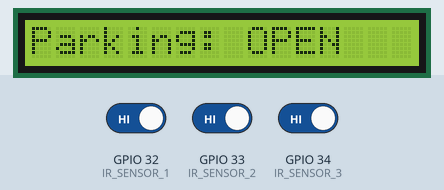
This sketch was run on a simulated ESP32. Shown: 16×1 character LCD. The inputs (shaded band) are chosen by the test bench; at power-on: GPIO 32 (IR_SENSOR_1) HIGH, GPIO 33 (IR_SENSOR_2) HIGH, GPIO 34 (IR_SENSOR_3) HIGH. WiFi joins after 1.5 s; servers stay silent unless stated; uploads are accepted with an empty reply; what the sketch prints to the serial monitor is not drawn.

Above: at 2.7 s.
2.8 s: GPIO 32 (IR_SENSOR_1) driven LOW and GPIO 33 (IR_SENSOR_2) driven LOW and GPIO 34 (IR_SENSOR_3) driven LOW
At 4.1 s:
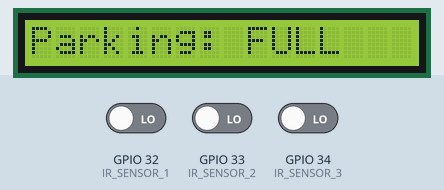
4.5 s: GPIO 32 (IR_SENSOR_1) driven HIGH
At 5.5 s:
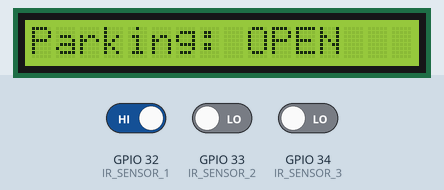
6.7 s: GPIO 32 (IR_SENSOR_1) driven LOW
At 8.2 s:
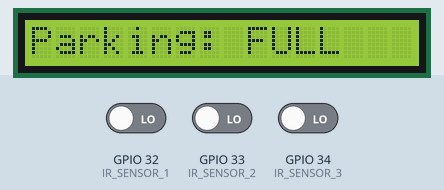
10.2 s: GPIO 33 (IR_SENSOR_2) driven HIGH
At 10.9 s:
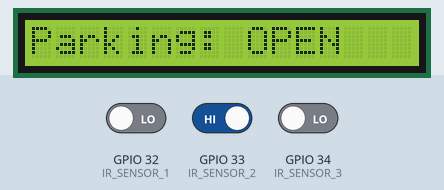
Timing chart, 0 to 12.7 s (numbered marks = the images above; inputs shaded):
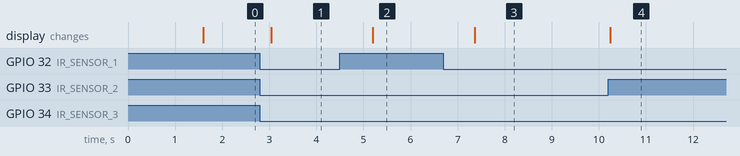

The sketch:

esp32.ino
```cpp
#include <Wire.h>
#include <LiquidCrystal_I2C.h>
#include <WiFi.h>
#include <HTTPClient.h>

// 初始化 LCD
LiquidCrystal_I2C lcd(0x27, 16, 1); // 设置 I2C 地址、列和行

// 红外传感器引脚
const int IR_SENSOR_1 = 32; // Zone A
const int IR_SENSOR_2 = 33; // Zone B
const int IR_SENSOR_3 = 34; // Zone C

// Wi-Fi 配置
const char* ssid = "Newera2G"; // 替换为您的 Wi-Fi 名称
const char* password = "newera123456"; // 替换为您的 Wi-Fi 密码

// Node-RED 服务器地址
const char* serverUrl = "http://192.168.0.199:1880/parking"; // 替换为您的 Node-RED 服务器地址

// 车位总数
const int TOTAL_SPACES = 3;
int availableSpaces = TOTAL_SPACES; // 当前可用车位数量

// 定义每个区域的状态
bool zoneStatus[3] = {false, false, false}; // Zone A, Zone B, Zone C (false = available, true = occupied)

void setup() {
  Serial.begin(115200);  // 初始化串口
  // 初始化 LCD
  lcd.init();
  lcd.backlight();

  // 初始化红外传感器
  pinMode(IR_SENSOR_1, INPUT);
  pinMode(IR_SENSOR_2, INPUT);
  pinMode(IR_SENSOR_3, INPUT);

  // 显示初始状态
  lcd.setCursor(0, 0);
  lcd.print("Available:");
  lcd.setCursor(10, 0);
  lcd.print(availableSpaces);

  // 连接 Wi-Fi
  WiFi.begin(ssid, password);
  Serial.println("Connecting to WiFi...");
  int retryCount = 0;
  while (WiFi.status() != WL_CONNECTED && retryCount < 30) { // Retry for 15 seconds
    delay(500);
    Serial.print(".");
    retryCount++;
  }

  if (WiFi.status() == WL_CONNECTED) {
    Serial.println("\nWiFi Connected");
    Serial.print("IP Address: ");
    Serial.println(WiFi.localIP());
  } else {
    Serial.println("\nFailed to connect to WiFi. Check credentials or network availability.");
    Serial.println("WiFi Status Code: " + String(WiFi.status()));
    return; // Prevent further execution if Wi-Fi fails
  }
}

void loop() {
  // Reconnect to Wi-Fi if disconnected
  if (WiFi.status() != WL_CONNECTED) {
    Serial.println("WiFi disconnected. Reconnecting...");
    WiFi.begin(ssid, password);
    int retryCount = 0;
    while (WiFi.status() != WL_CONNECTED && retryCount < 30) {
      delay(500);
      Serial.print(".");
      retryCount++;
    }
    if (WiFi.status() == WL_CONNECTED) {
      Serial.println("\nWiFi Reconnected");
    } else {
      Serial.println("\nFailed to reconnect to WiFi.");
    }
  }

  // 检测传感器状态并更新区域状态
  zoneStatus[0] = digitalRead(IR_SENSOR_1) == LOW; // Zone A
  zoneStatus[1] = digitalRead(IR_SENSOR_2) == LOW; // Zone B
  zoneStatus[2] = digitalRead(IR_SENSOR_3) == LOW; // Zone C

  // 计算可用车位数量
  int occupiedSpaces = 0;
  for (int i = 0; i < 3; i++) {
    if (zoneStatus[i]) occupiedSpaces++;
  }
  int newAvailableSpaces = TOTAL_SPACES - occupiedSpaces;

  // 防止负值显示
  if (newAvailableSpaces < 0) newAvailableSpaces = 0;

  // 更新 LCD 显示
  lcd.setCursor(10, 0);
  lcd.print("  "); // 清除旧数据
  lcd.setCursor(10, 0);
  lcd.print(newAvailableSpaces);

  if (newAvailableSpaces == 0) {
    lcd.setCursor(0, 1);
    lcd.print("Parking: FULL ");
  } else {
    lcd.setCursor(0, 1);
    lcd.print("Parking: OPEN ");
  }

  // 在串口显示剩余车位数量
  Serial.print("Available Spaces: ");
  Serial.println(newAvailableSpaces);

  // 发送数据到 Node-RED
  sendToNodeRED(newAvailableSpaces, zoneStatus);

  delay(500); // 每 500 毫秒更新一次
}

void sendToNodeRED(int spaces, bool zoneStatus[]) {
  if (WiFi.status() == WL_CONNECTED) {
    HTTPClient http;
    http.begin(serverUrl); // Connect to Node-RED server
    http.addHeader("Content-Type", "application/json"); // Set HTTP header

    // Create JSON data
    String jsonData = "{\"availableSpaces\":" + String(spaces) + ",";
    jsonData += "\"zones\":["; // Array for each zone's status
    jsonData += String(zoneStatus[0] ? "0" : "1") + ","; // Zone A
    jsonData += String(zoneStatus[1] ? "0" : "1") + ","; // Zone B
    jsonData += String(zoneStatus[2] ? "0" : "1") + "]}"; // Zone C
    Serial.print("Sending data to Node-RED: ");
    Serial.println(jsonData);

    // Send HTTP POST request
    int httpResponseCode = http.POST(jsonData);

    if (httpResponseCode > 0) {
      Serial.print("HTTP Response Code: ");
      Serial.println(httpResponseCode);
      if (httpResponseCode == 200) {
        Serial.println("Data sent successfully to Node-RED!");
      } else {
        Serial.println("Unexpected response from server.");
      }
    } else {
      Serial.print("Error sending data, HTTP Response Code: ");
      Serial.println(httpResponseCode);
    }

    http.end(); // End HTTP request
  } else {
    Serial.println("WiFi not connected");
  }
}
```

Measured:
- after the input at 2.8 s, the display: changes after 0.24 s (image 1)
- after the input at 4.5 s, the display: changes after 0.70 s (image 2)
- after the input at 6.7 s, the display: changes after 0.66 s (image 3)
- after the input at 10.2 s, the display: changes at once (image 4)
